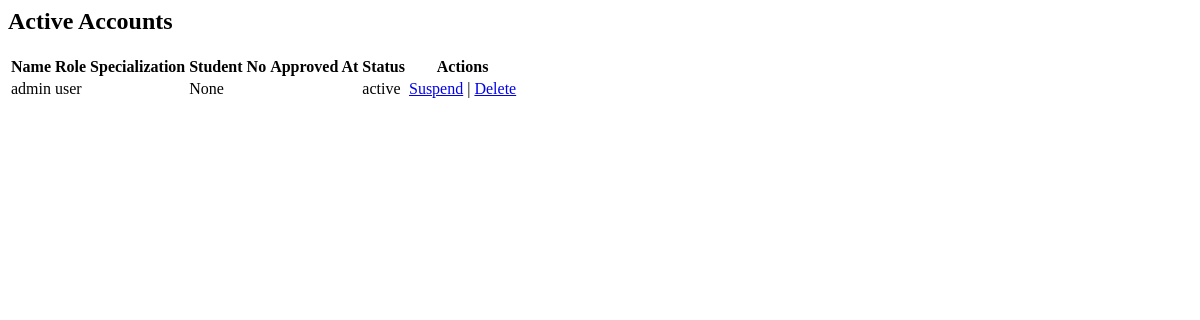
The app's page /api/active/ (signed in), older data.
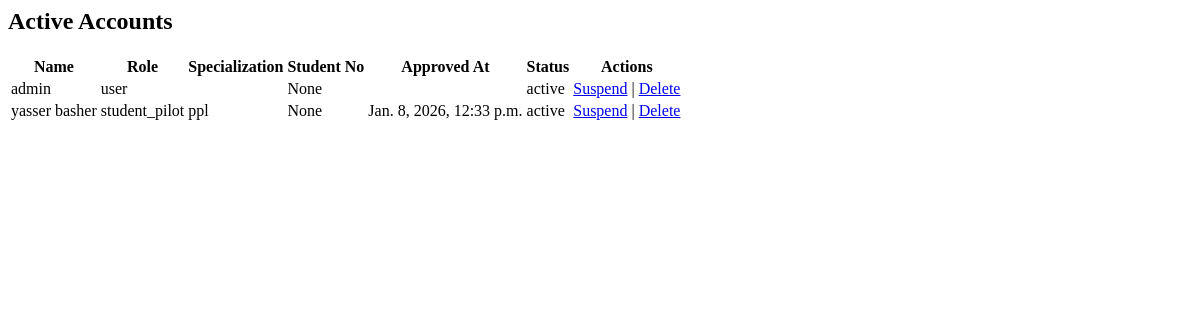
The same page, newer data.
### accounts/models.py (models this page shows, shortened)
class User(AbstractUser):
    SYSTEM_ROLE_CHOICES = [
    ("admin", "Admin"),
    ("management", "Management"),
    ("staff", "Staff"),
    ("instructor", "Instructor"),
    ("student pilot", "Student Pilot"),
]
    system_role = models.CharField(
        max_length=20,
        choices=SYSTEM_ROLE_CHOICES,
        default="student",
    )
    is_approved = models.BooleanField(default=False)
    status = models.CharField(
        max_length=10,
        choices=[("active", "Active"), ("suspended", "Suspended")],
        default="active"
    )

class Profile(models.Model):
    user = models.OneToOneField(settings.AUTH_USER_MODEL, on_delete=models.CASCADE)
    image = models.ImageField(upload_to="profiles/", blank=True, null=True)
    phone = models.CharField(max_length=20, blank=True)
    nationality = models.CharField(max_length=50, blank=True)
    specialization = models.CharField(max_length=50, blank=True)
    student_number = models.CharField(max_length=10, blank=True, null=True, unique=True)

class AccountApprovalLog(models.Model):
    user = models.OneToOneField(settings.AUTH_USER_MODEL, on_delete=models.CASCADE)
    approved_at = models.DateTimeField(default=timezone.now)
    approved_by = models.ForeignKey(
        settings.AUTH_USER_MODEL,
        on_delete=models.SET_NULL,
        null=True,
        blank=True,
        related_name="approver"
    )

### accounts/views.py (the view)
# urls.py: path("active/", views.active_accounts, name="active_accounts"),
@login_required
@user_passes_test(is_admin_or_management)
def active_accounts(request):
    active_users = User.objects.filter(is_approved=True)
    return render(request, "accounts/active_accounts.html", {"active_users": active_users})

### accounts/views.py (called while the page is built)
def is_admin_or_management(user):
    if not user.is_authenticated:
        return False
    if user.is_superuser:
        return True
    if user.system_role in ["admin", "management"]:
        return True
    return False

### accounts/templates/accounts/active_accounts.html
<h2>Active Accounts</h2>
<table>
  <tr>
    <th>Name</th>
    <th>Role</th>
    <th>Specialization</th>
    <th>Student No</th>
    <th>Approved At</th>
    <th>Status</th>
    <th>Actions</th>
  </tr>
  {% for u in active_users %}
  <tr>
    <td>{{ u.username }}</td>
    <td>{{ u.system_role }}</td>
    <td>{{ u.profile.specialization }}</td>
    <td>{{ u.profile.student_number }}</td>
    <td>{{ u.accountapprovallog.approved_at }}</td>
    <td>{{ u.status }}</td>
    <td>
      <a href="{% url 'accounts:suspend' u.id %}">Suspend</a> |
      <a href="{% url 'accounts:delete' u.id %}">Delete</a>
    </td>
  </tr>
  {% endfor %}
</table>

Row changes from the older to the newer data that the page shows:
now on this page (row edited): User: username "yasser basher", system_role "student_pilot", profile.specialization "ppl", profile.student_number "None", accountapprovallog.approved_at "Jan. 8, 2026, 12:33 p.m.", status "active"
